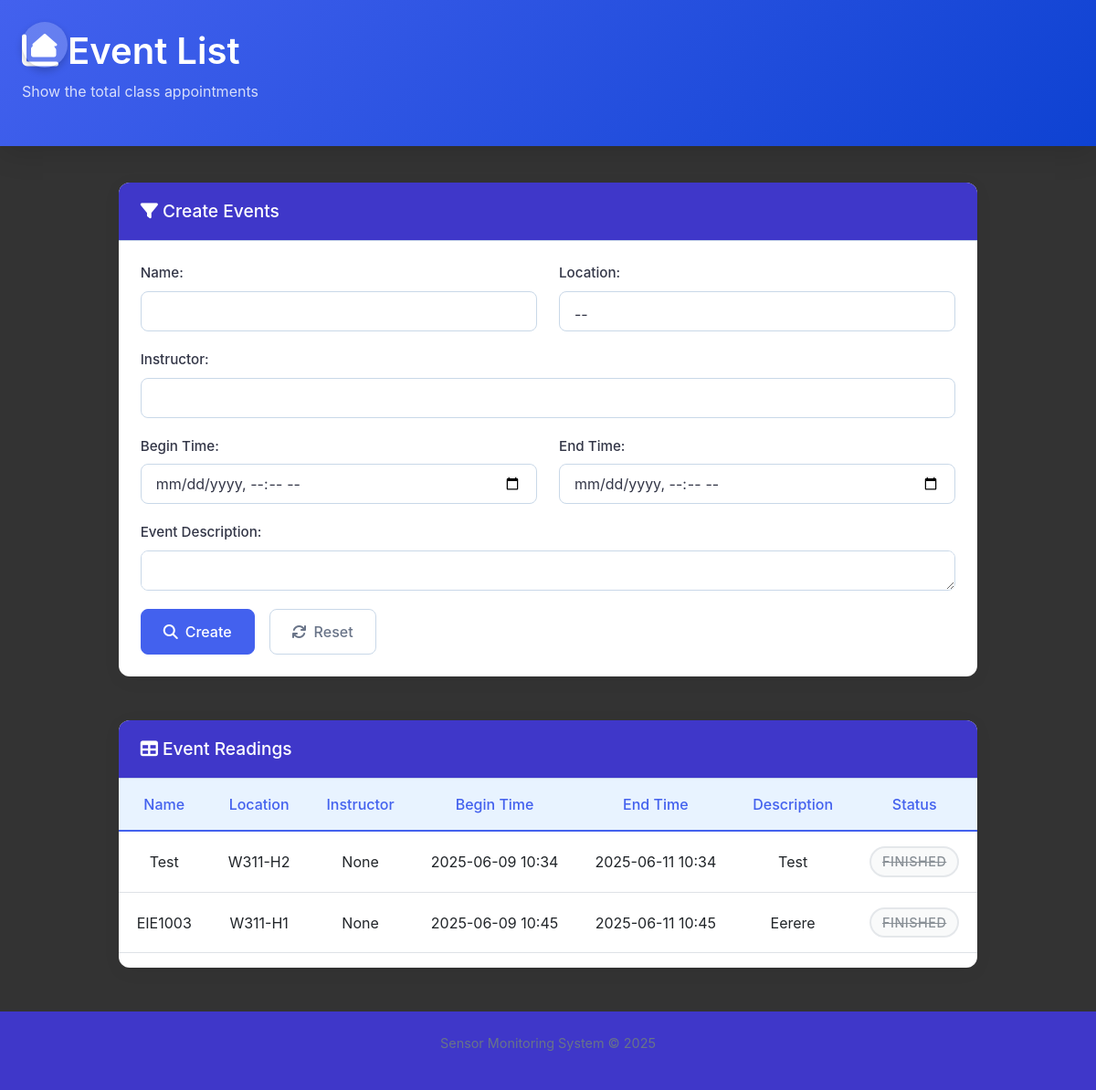
Page /eventlist on the earlier database version.
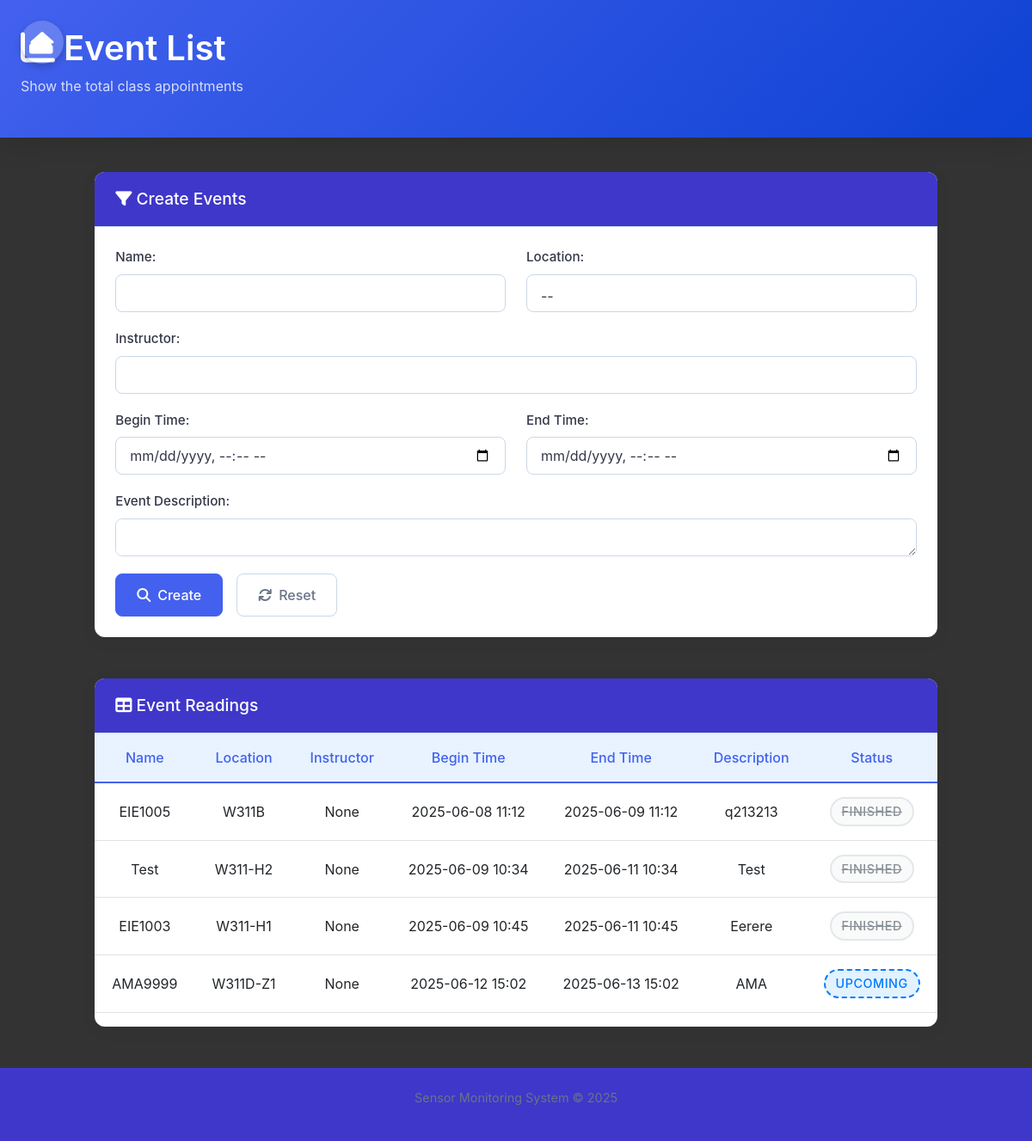
Same page on the later database version.
### projectApp/models.py (models this page shows, shortened)
class Event(models.Model):
    name = models.CharField(max_length=10)
    begin_time = models.DateTimeField()
    end_time = models.DateTimeField()
    loc = models.CharField(max_length=20)
    Description = models.TextField(null=True,blank=True)
    instructor = models.CharField(max_length=20,null=False)
    class Meta:
        verbose_name_plural = "Events"

### projectApp/views.py (the view, shortened to what this page needs)
# urls.py: path("eventlist",views.add_event),
def add_event(request):
    location = Information.objects.values_list("loc").distinct().order_by("loc")
    locations = []
    locations.append((None,"--"))
    for i in location:
        locations.append((i[0],i[0]))
    events = Event.objects.all().order_by("end_time")
    events_status = []
    tot_events = []
    time = timezone.now()
    for event in events:
        this_event = {
            "id":event.id,
            "name":event.name,
            "loc":event.loc,
            "instructor":event.instructor,
            "begin_time":event.begin_time,
            "end_time":event.end_time,
            "Description":event.Description,
        }
        if event.end_time < time:
                this_event["status"] = "Finish"
        elif time < event.begin_time:
                this_event["status"] = "Upcoming"
        elif event.begin_time <= time <= event.end_time:
                this_event["status"] = "Ongoing"
        tot_events.append(this_event)
    context = {"entrys":tot_events}
    context["type"] = "success"
    if request.method == "POST":
        try:
            form = EventForm(request.POST)
            form.fields['loc'].choices = locations
            if form.is_valid():
                loc = form.cleaned_data['loc']
                begin_time = form.cleaned_data.get("begin_time")
                end_time = form.cleaned_data.get("end_time")
                if begin_time>=end_time:
                    raise AssertionError("Error! The start time must be earlier than the end time!")
                if not check_valid(loc,begin_time,end_time):
                    raise AssertionError("Error! The classroom has been occupied!")
                event = form.save(commit=False)
                event.loc = loc
                event = form.save()
                return redirect(request.path)
            else:
                print("check form",form)
        except Exception as e:
            print(e)
            form = EventForm()
            context["type"] = "fail"
            context["error_message"] = e
    else:
        form = EventForm()
        if "clear" in request.GET:
            form.reset()
            return redirect(request.path)
    form.fields['loc'].choices = locations
    context["form"] = form
    return render(request,"projectApp/add_event.html",context)

### projectApp/templates/projectApp/add_event.html (shortened to what the changed rows need)
{% load static %}
<!DOCTYPE html>
<html lang="en">
  <head>
    <link
      href="https://cdn.jsdelivr.net/npm/font-awesome@4.7.0/css/font-awesome.min.css"
      rel="stylesheet"
    />
    <link
      href="https://cdn.jsdelivr.net/npm/bootstrap@5.3.6/dist/css/bootstrap.min.css"
      rel="stylesheet"
    />
    <link
      rel="stylesheet"
      type="text/css"
      href="https://cdn.flexmonster.com/theme/orange/flexmonster.min.css"
    />
    <link
      href="https://cdn.jsdelivr.net/npm/bootstrap@5.3.0/dist/css/bootstrap.min.css"
      rel="stylesheet"
    />
    <link
      rel="stylesheet"
      href="https://cdnjs.cloudflare.com/ajax/libs/font-awesome/6.4.0/css/all.min.css"
    />
    <link
      href="https://cdn.jsdelivr.net/npm/sweetalert2@11.7.27/dist/sweetalert2.min.css"
      rel="stylesheet"
    />
  </head>
  <body>
    <header class="header">
      <div class="main-container">
        <h1><i class="fa fa-area-chart mr-2"></i> Event List</h1>
      </div>
    </header>
    <main class="main-container">
      <div class="card">
        <div class="table-responsive">
          <table class="table data-table table-hover">
            <thead>
              <tr>
                <th>Name</th>
                <th>Location</th>
                <th>Instructor</th>
                <th>Begin Time</th>
                <th>End Time</th>
                <th>Description</th>
                <th>Status</th>
              </tr>
            </thead>
            <tbody>
              {% for entry in entrys %}
              <tr class="clickable-row" data-id="{{ entry.id }}">
                <td>{{ entry.name }}</td>
                <td>{{ entry.loc }}</td>
                <td>{{ entry.instructor }}</td>
                <td>{{ entry.begin_time|date:"Y-m-d H:i" }}</td>
                <td>{{ entry.end_time|date:"Y-m-d H:i" }}</td>
                <td>{{ entry.Description|truncatechars:30 }}</td>
                {% if entry.status == "Upcoming" %}
                <td>
                  <span class="status-tag status-upcoming">Upcoming</span>
                </td>
                {% elif entry.status == "Ongoing" %}
                <td><span class="status-tag status-ongoing">Ongoing</span></td>
                {% elif entry.status == "Finish" %}
                <td><span class="status-tag status-finish">Finished</span></td>
                {% endif %}
              </tr>
              {% endfor %}
            </tbody>
          </table>
        </div>
      </div>
    </main>
  </body>
</html>

Differences in the rows shown:
added Event: name "EIE1005", loc "W311B", begin_time "2025-06-08 11:12", end_time "2025-06-09 11:12", Description "q213213"
added Event: name "AMA9999", loc "W311D-Z1", begin_time "2025-06-12 15:02", end_time "2025-06-13 15:02", Description "AMA"
Other differences:
new list line: "None FINISHED"
new list line: "None UPCOMING"
